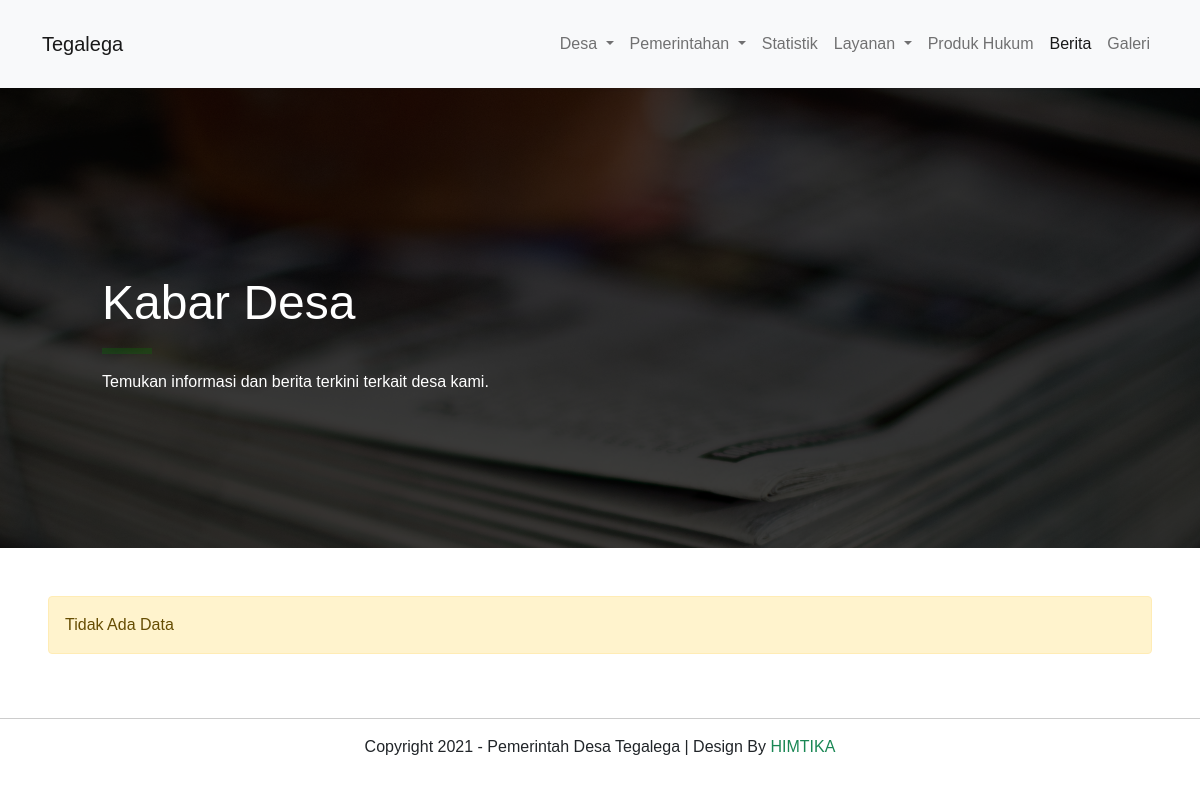
Before: /berita.php with the older database file.
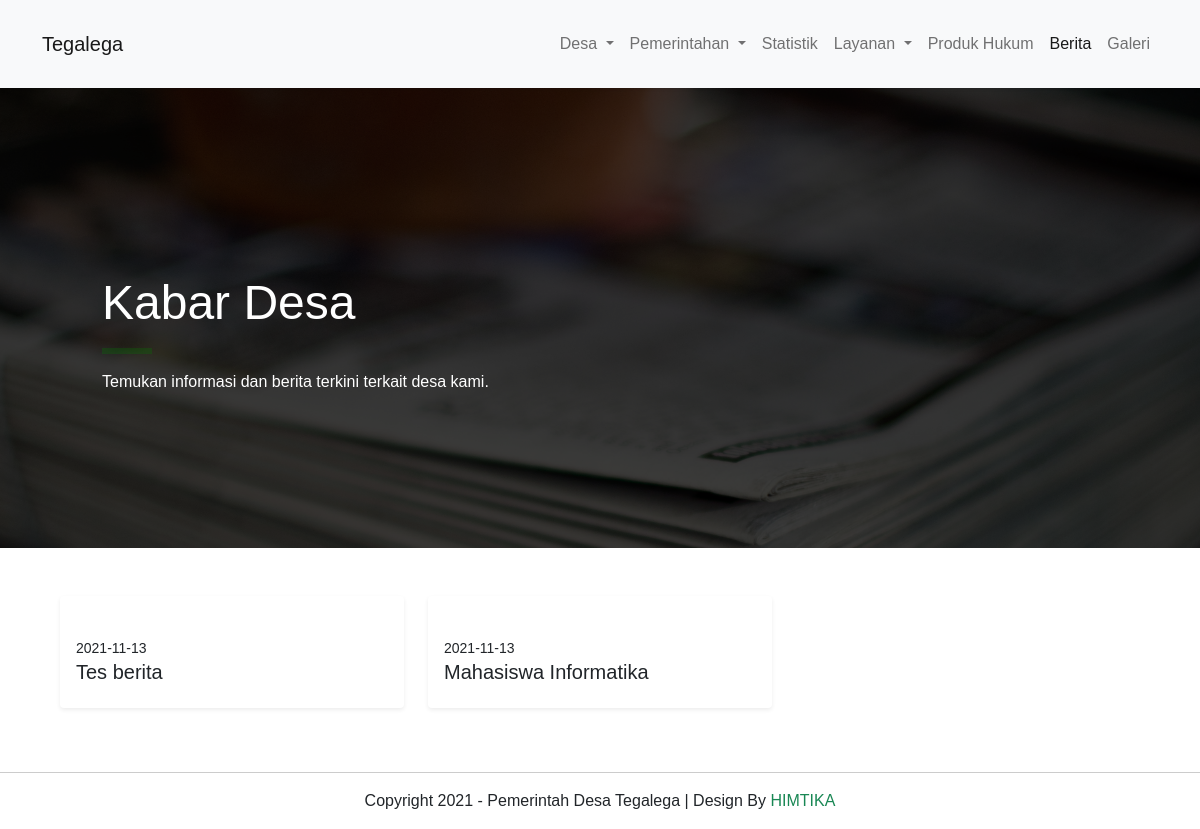
After: the same page with the newer database file.
### tables this page shows
CREATE TABLE `him_berita` (
  `id_berita` int(12) NOT NULL,
  `judul_berita` varchar(100) NOT NULL,
  `slug` varchar(255) NOT NULL,
  `isi_berita` text NOT NULL,
  `thumbnail` varchar(255) NOT NULL,
  `id_user` int(12) NOT NULL,
  `tanggal` date NOT NULL,
  `created_at` timestamp NOT NULL DEFAULT current_timestamp(),
  `updated_at` timestamp NOT NULL DEFAULT current_timestamp()
);

### berita.php (the view, shortened to what this page needs)
<!DOCTYPE html>
<html lang="en">
<head>
    <link href="https://cdn.jsdelivr.net/npm/bootstrap@5.0.2/dist/css/bootstrap.min.css" rel="stylesheet">
    <link rel="stylesheet" href="https://cdn.jsdelivr.net/npm/bootstrap-icons@1.7.0/font/bootstrap-icons.css">
    <link rel="stylesheet" href="assets/css/style.css">
    <link href="https://unpkg.com/aos@2.3.1/dist/aos.css" rel="stylesheet">
</head>
<body>
    <section class="navbar-nav">
        <nav class="navbar navbar-expand-lg navbar-light bg-light p-4 shadow-sm">
            <div class="container">
                <a class="navbar-brand" href="index">Tegalega</a>
                <div class="collapse navbar-collapse" id="navbarSupportedContent">
                    <ul class="navbar-nav ms-auto mb-2 mb-lg-0">
                        <li class="nav-item dropdown">
                            <a class="nav-link dropdown-toggle" href="#" id="navbarDropdown" role="button" data-bs-toggle="dropdown" aria-expanded="false">
                                Desa
                            </a>
                        </li>
                        <li class="nav-item dropdown">
                            <a class="nav-link dropdown-toggle" href="#" id="navbarDropdown" role="button" data-bs-toggle="dropdown" aria-expanded="false">
                                Pemerintahan
                            </a>
                        </li>
                        <li class="nav-item">
                            <a class="nav-link" href="statistik">Statistik</a>
                        </li>
                        <li class="nav-item dropdown">
                            <a class="nav-link dropdown-toggle" href="#" id="navbarDropdown" role="button" data-bs-toggle="dropdown" aria-expanded="false">
                                Layanan
                            </a>
                        </li>
                        <li class="nav-item">
                            <a class="nav-link" href="produk-hukum">Produk Hukum</a>
                        </li>
                        <li class="nav-item">
                            <a class="nav-link active" href="berita">Berita</a>
                        </li>
                        <li class="nav-item">
                            <a class="nav-link" href="galeri">Galeri</a>
                        </li>
                    </ul>
                </div>
            </div>
        </nav>
    </section>
    <section class="hero-berita">
        <div class="container">
            <div class="row">
                <div class="col-md-12 py-5 mt-5 text-white">
                    <h2 class="display-5">Kabar Desa</h2>
                    <hr>
                    <p>Temukan informasi dan berita terkini terkait desa kami.</p>
                </div>
            </div>
    </section>
    <section class="wrapper p-5">
        <div class="container">
            <div class="row">
                <?php
                include "lib/koneksi.php";
                $query = mysqli_query($koneksi, "SELECT * FROM him_berita ORDER BY id_berita DESC");
                if (mysqli_num_rows($query) > 0) {
                    foreach ($query as $data) {
                ?>
                        <div class="col-md-4 mb-3" data-aos="fade-right">
                            <div class="card  border-0 shadow-sm">
                                <div class="card-body mt-4">
                                    <small><?= $data['tanggal'] ?></small>
                                    <a href="detail-berita?id=<?= $data['id_berita'] ?>" class="text-decoration-none text-dark">
                                        <h5><?= $data['judul_berita'] ?></h5>
                                    </a>
                                </div>
                            </div>
                        </div>
                    <?php
                    }
                } else {
                    ?>
                    <div class="alert alert-warning">Tidak Ada Data</div>
                <?php
                }
                ?>
            </div>
        </div>
    </section>
    <section class="footer">
        <div class="container">
            <div class="row">
                <div class="col-md-12">
                    <p class="mt-3 text-center">Copyright 2021 - Pemerintah Desa Tegalega | Design By <a href="https://himtika.cs.unsika.ac.id/" class="text-decoration-none text-success">HIMTIKA</a></p>
                </div>
            </div>
        </div>
    </section>
</body>
</html>

### assets/css/style.css (style rules this page uses)
* { margin: 0; padding: 0; box-sizing: border-box; }
body { font-family: 'Poppins',sans-serif; }
.hero-berita { padding: 90px; background-image: url("../img/bg-berita.png"); background-size: cover; background-repeat: no-repeat; text-shadow: black; }
hr { width: 50px; height: 20px; border: 3px solid green; }
.footer { border-top: 1px solid #ccc; }

Changed rows visible on the page:
added him_berita: tanggal "2021-11-13", judul_berita "Tes berita"
added him_berita: tanggal "2021-11-13", judul_berita "Mahasiswa Informatika"
Other visible differences:
text no longer shown: "Tidak Ada Data"
